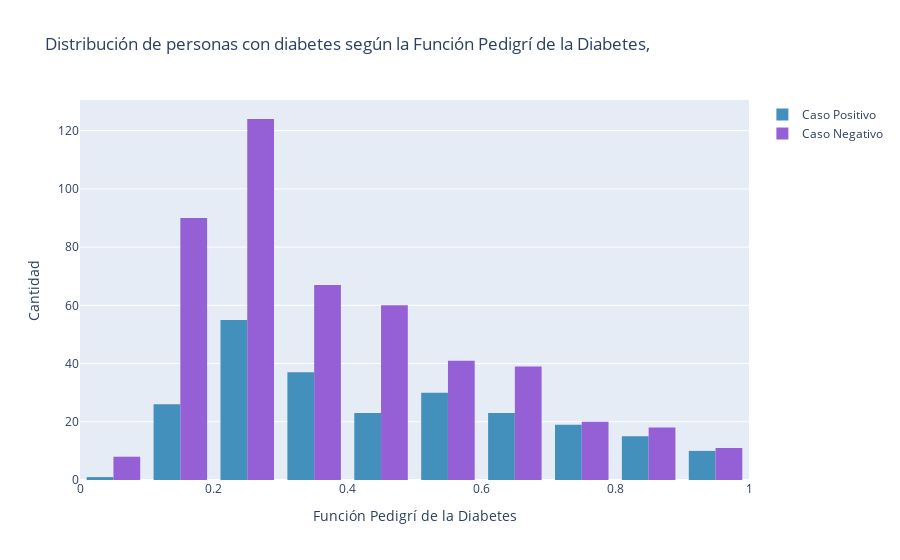

This figure's notebook cell:
### Markdown cell above
Se observa que en el rango de edad comprendido entre los 20 y 30 años, la proporción de casos positivos de diabetes es relativamente baja, representando apenas un 20% de los casos. Sin embargo, a medida que la edad aumenta, también lo hace el porcentaje de casos positivos. En el grupo de edad de 50 a 60 años, la proporción de casos positivos alcanza un 60%. Este incremento sugiere una asociación entre la edad y la probabilidad de tener diabetes, ya que el riesgo de desarrollarla tiende a aumentar con el envejecimiento.

### Code cell
fig = go.Figure()
for label in df['Outcome'].unique():
    if label == 0:
        name = 'Caso Negativo'
        color = '#9560d6'
    else:
        name = 'Caso Positivo'
        color = '#4490bd'


    fig.add_trace(go.Histogram(x=df[df['Outcome'] == label]['DiabetesPedigreeFunction'],
                                xbins=dict(start=0, end=1, size=0.1),
                                name=name , marker=dict(color=color)))

fig.update_layout(title='Distribución de personas con diabetes según la Función Pedigrí de la Diabetes,',
                  xaxis_title='Función Pedigrí de la Diabetes',
                  yaxis_title='Cantidad')
fig.show()

### Figure 1 — Plotly figure (JSON) as saved in the notebook; plotly's stock layout.template omitted (floating-point values rounded to 4 significant figures; data arrays with more than 128 entries replaced by an {"elided": "..."} marker saying what was removed)
{"data": [{"marker": {"color": "#4490bd"}, "name": "Caso Positivo", "type": "histogram", "x": {"elided": "268 float values"}, "xbins": {"end": 1, "size": 0.1, "start": 0}}, {"marker": {"color": "#9560d6"}, "name": "Caso Negativo", "type": "histogram", "x": {"elided": "500 float values"}, "xbins": {"end": 1, "size": 0.1, "start": 0}}], "layout": {"title": {"text": "Distribución de personas con diabetes según la Función Pedigrí de la Diabetes,"}, "xaxis": {"title": {"text": "Función Pedigrí de la Diabetes"}}, "yaxis": {"title": {"text": "Cantidad"}}}}
